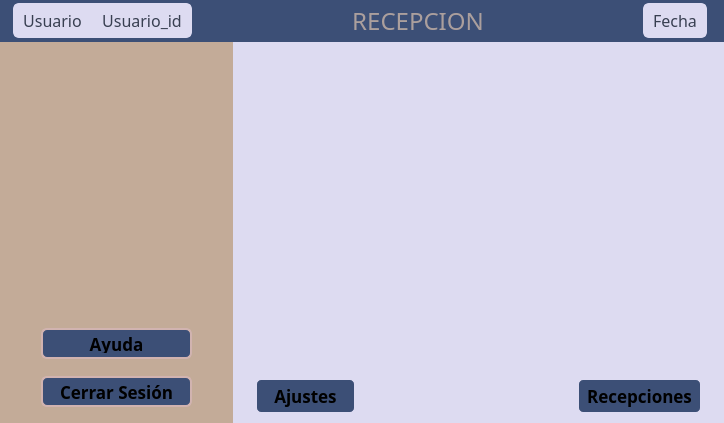
<?xml version="1.0" encoding="UTF-8"?>
<ui version="4.0">
 <class>reception</class>
 <widget class="QWidget" name="reception">
  <property name="geometry">
   <rect>
    <x>0</x>
    <y>0</y>
    <width>724</width>
    <height>421</height>
   </rect>
  </property>
  <property name="windowTitle">
   <string>Form</string>
  </property>
  <property name="styleSheet">
   <string notr="true">background-color: #dddbf1;</string>
  </property>
  <layout class="QVBoxLayout" name="verticalLayout">
   <property name="spacing">
    <number>0</number>
   </property>
   <property name="leftMargin">
    <number>0</number>
   </property>
   <property name="topMargin">
    <number>0</number>
   </property>
   <property name="rightMargin">
    <number>0</number>
   </property>
   <property name="bottomMargin">
    <number>0</number>
   </property>
   <item>
    <widget class="QWidget" name="widget" native="true">
     <property name="sizePolicy">
      <sizepolicy hsizetype="Preferred" vsizetype="Fixed">
       <horstretch>0</horstretch>
       <verstretch>0</verstretch>
      </sizepolicy>
     </property>
     <property name="styleSheet">
      <string notr="true">background-color: #3c4f76;
</string>
     </property>
     <layout class="QHBoxLayout" name="horizontalLayout">
      <property name="spacing">
       <number>0</number>
      </property>
      <property name="leftMargin">
       <number>0</number>
      </property>
      <property name="topMargin">
       <number>0</number>
      </property>
      <property name="rightMargin">
       <number>0</number>
      </property>
      <property name="bottomMargin">
       <number>0</number>
      </property>
      <item>
       <spacer name="horizontalSpacer">
        <property name="orientation">
         <enum>Qt::Orientation::Horizontal</enum>
        </property>
        <property name="sizeType">
         <enum>QSizePolicy::Policy::Fixed</enum>
        </property>
        <property name="sizeHint" stdset="0">
         <size>
          <width>13</width>
          <height>28</height>
         </size>
        </property>
       </spacer>
      </item>
      <item>
       <widget class="QLabel" name="label">
        <property name="sizePolicy">
         <sizepolicy hsizetype="Fixed" vsizetype="Fixed">
          <horstretch>0</horstretch>
          <verstretch>0</verstretch>
         </sizepolicy>
        </property>
        <property name="font">
         <font>
          <family>Bodoni MT</family>
          <pointsize>12</pointsize>
         </font>
        </property>
        <property name="styleSheet">
         <string notr="true">background-color: #dddbf1;
color: #383f51;

border: 2px solid #dddbf1;
border-top-left-radius: 6px;
border-bottom-left-radius: 6px;
border-top-right-radius: 0px;
border-bottom-right-radius: 0px;

padding: 4px 8px;</string>
        </property>
        <property name="text">
         <string>Usuario</string>
        </property>
        <property name="alignment">
         <set>Qt::AlignmentFlag::AlignCenter</set>
        </property>
       </widget>
      </item>
      <item>
       <widget class="QLabel" name="label_2">
        <property name="sizePolicy">
         <sizepolicy hsizetype="Fixed" vsizetype="Fixed">
          <horstretch>0</horstretch>
          <verstretch>0</verstretch>
         </sizepolicy>
        </property>
        <property name="font">
         <font>
          <family>Bodoni MT</family>
          <pointsize>12</pointsize>
         </font>
        </property>
        <property name="styleSheet">
         <string notr="true">background-color: #dddbf1;
color: #383f51;

border: 2px solid #dddbf1;
border-top-left-radius: 0px;
border-bottom-left-radius: 0px;
border-top-right-radius: 6px;
border-bottom-right-radius: 6px;

padding: 4px 8px;</string>
        </property>
        <property name="text">
         <string>Usuario_id</string>
        </property>
        <property name="alignment">
         <set>Qt::AlignmentFlag::AlignCenter</set>
        </property>
       </widget>
      </item>
      <item>
       <spacer name="horizontalSpacer_3">
        <property name="orientation">
         <enum>Qt::Orientation::Horizontal</enum>
        </property>
        <property name="sizeHint" stdset="0">
         <size>
          <width>147</width>
          <height>20</height>
         </size>
        </property>
       </spacer>
      </item>
      <item>
       <widget class="QLabel" name="label_4">
        <property name="font">
         <font>
          <family>Bodoni MT</family>
          <pointsize>18</pointsize>
         </font>
        </property>
        <property name="styleSheet">
         <string notr="true">color: #ab9f9d;

padding: 4px 8px;</string>
        </property>
        <property name="text">
         <string>RECEPCION</string>
        </property>
        <property name="alignment">
         <set>Qt::AlignmentFlag::AlignCenter</set>
        </property>
       </widget>
      </item>
      <item>
       <spacer name="horizontalSpacer_4">
        <property name="orientation">
         <enum>Qt::Orientation::Horizontal</enum>
        </property>
        <property name="sizeHint" stdset="0">
         <size>
          <width>147</width>
          <height>20</height>
         </size>
        </property>
       </spacer>
      </item>
      <item>
       <widget class="QLabel" name="label_3">
        <property name="sizePolicy">
         <sizepolicy hsizetype="Fixed" vsizetype="Fixed">
          <horstretch>0</horstretch>
          <verstretch>0</verstretch>
         </sizepolicy>
        </property>
        <property name="font">
         <font>
          <family>Bodoni MT</family>
          <pointsize>12</pointsize>
         </font>
        </property>
        <property name="styleSheet">
         <string notr="true">background-color: #dddbf1;
color: #383f51;

border: 2px solid #dddbf1;
border-radius:6px;

padding: 4px 8px;</string>
        </property>
        <property name="text">
         <string>Fecha</string>
        </property>
        <property name="alignment">
         <set>Qt::AlignmentFlag::AlignCenter</set>
        </property>
       </widget>
      </item>
      <item>
       <spacer name="horizontalSpacer_2">
        <property name="orientation">
         <enum>Qt::Orientation::Horizontal</enum>
        </property>
        <property name="sizeType">
         <enum>QSizePolicy::Policy::Fixed</enum>
        </property>
        <property name="sizeHint" stdset="0">
         <size>
          <width>17</width>
          <height>20</height>
         </size>
        </property>
       </spacer>
      </item>
     </layout>
    </widget>
   </item>
   <item>
    <layout class="QHBoxLayout" name="horizontalLayout_2">
     <property name="spacing">
      <number>0</number>
     </property>
     <item>
      <widget class="QWidget" name="reception_island" native="true">
       <property name="sizePolicy">
        <sizepolicy hsizetype="Preferred" vsizetype="Preferred">
         <horstretch>0</horstretch>
         <verstretch>0</verstretch>
        </sizepolicy>
       </property>
       <property name="minimumSize">
        <size>
         <width>231</width>
         <height>381</height>
        </size>
       </property>
       <property name="styleSheet">
        <string notr="true">background-color: #C3AB98</string>
       </property>
       <layout class="QVBoxLayout" name="verticalLayout_2">
        <property name="spacing">
         <number>9</number>
        </property>
        <property name="leftMargin">
         <number>9</number>
        </property>
        <property name="topMargin">
         <number>9</number>
        </property>
        <property name="rightMargin">
         <number>9</number>
        </property>
        <property name="bottomMargin">
         <number>9</number>
        </property>
        <item>
         <widget class="QWidget" name="reception_widget" native="true">
          <property name="minimumSize">
           <size>
            <width>211</width>
            <height>261</height>
           </size>
          </property>
         </widget>
        </item>
        <item>
         <spacer name="verticalSpacer">
          <property name="orientation">
           <enum>Qt::Orientation::Vertical</enum>
          </property>
          <property name="sizeType">
           <enum>QSizePolicy::Policy::Preferred</enum>
          </property>
          <property name="sizeHint" stdset="0">
           <size>
            <width>20</width>
            <height>9</height>
           </size>
          </property>
         </spacer>
        </item>
        <item>
         <layout class="QHBoxLayout" name="horizontalLayout_3">
          <property name="spacing">
           <number>0</number>
          </property>
          <item>
           <spacer name="horizontalSpacer_5">
            <property name="orientation">
             <enum>Qt::Orientation::Horizontal</enum>
            </property>
            <property name="sizeType">
             <enum>QSizePolicy::Policy::Preferred</enum>
            </property>
            <property name="sizeHint" stdset="0">
             <size>
              <width>28</width>
              <height>20</height>
             </size>
            </property>
           </spacer>
          </item>
          <item>
           <widget class="QPushButton" name="pushButton_3">
            <property name="sizePolicy">
             <sizepolicy hsizetype="Fixed" vsizetype="Fixed">
              <horstretch>0</horstretch>
              <verstretch>0</verstretch>
             </sizepolicy>
            </property>
            <property name="minimumSize">
             <size>
              <width>151</width>
              <height>31</height>
             </size>
            </property>
            <property name="maximumSize">
             <size>
              <width>151</width>
              <height>31</height>
             </size>
            </property>
            <property name="font">
             <font>
              <family>Bodoni MT</family>
              <pointsize>13</pointsize>
              <bold>true</bold>
             </font>
            </property>
            <property name="styleSheet">
             <string notr="true">background-color: #3c4f76;

border: 2px solid #d1b3b0;
border-radius:6px;
padding: 4px 8px;</string>
            </property>
            <property name="text">
             <string>Ayuda</string>
            </property>
           </widget>
          </item>
          <item>
           <spacer name="horizontalSpacer_6">
            <property name="orientation">
             <enum>Qt::Orientation::Horizontal</enum>
            </property>
            <property name="sizeType">
             <enum>QSizePolicy::Policy::Preferred</enum>
            </property>
            <property name="sizeHint" stdset="0">
             <size>
              <width>28</width>
              <height>20</height>
             </size>
            </property>
           </spacer>
          </item>
         </layout>
        </item>
        <item>
         <spacer name="verticalSpacer_2">
          <property name="orientation">
           <enum>Qt::Orientation::Vertical</enum>
          </property>
          <property name="sizeType">
           <enum>QSizePolicy::Policy::Preferred</enum>
          </property>
          <property name="sizeHint" stdset="0">
           <size>
            <width>20</width>
            <height>10</height>
           </size>
          </property>
         </spacer>
        </item>
        <item>
         <layout class="QHBoxLayout" name="horizontalLayout_4">
          <property name="spacing">
           <number>0</number>
          </property>
          <item>
           <spacer name="horizontalSpacer_7">
            <property name="orientation">
             <enum>Qt::Orientation::Horizontal</enum>
            </property>
            <property name="sizeType">
             <enum>QSizePolicy::Policy::Preferred</enum>
            </property>
            <property name="sizeHint" stdset="0">
             <size>
              <width>40</width>
              <height>20</height>
             </size>
            </property>
           </spacer>
          </item>
          <item>
           <widget class="QPushButton" name="end_session">
            <property name="sizePolicy">
             <sizepolicy hsizetype="Fixed" vsizetype="Fixed">
              <horstretch>0</horstretch>
              <verstretch>0</verstretch>
             </sizepolicy>
            </property>
            <property name="minimumSize">
             <size>
              <width>151</width>
              <height>31</height>
             </size>
            </property>
            <property name="maximumSize">
             <size>
              <width>151</width>
              <height>31</height>
             </size>
            </property>
            <property name="font">
             <font>
              <family>Bodoni MT</family>
              <pointsize>13</pointsize>
              <bold>true</bold>
             </font>
            </property>
            <property name="styleSheet">
             <string notr="true">background-color: #3c4f76;

border: 2px solid #d1b3b0;
border-radius:6px;
padding: 4px 8px;</string>
            </property>
            <property name="text">
             <string>Cerrar Sesión</string>
            </property>
           </widget>
          </item>
          <item>
           <spacer name="horizontalSpacer_8">
            <property name="orientation">
             <enum>Qt::Orientation::Horizontal</enum>
            </property>
            <property name="sizeType">
             <enum>QSizePolicy::Policy::Preferred</enum>
            </property>
            <property name="sizeHint" stdset="0">
             <size>
              <width>40</width>
              <height>20</height>
             </size>
            </property>
           </spacer>
          </item>
         </layout>
        </item>
        <item>
         <spacer name="verticalSpacer_3">
          <property name="orientation">
           <enum>Qt::Orientation::Vertical</enum>
          </property>
          <property name="sizeType">
           <enum>QSizePolicy::Policy::Preferred</enum>
          </property>
          <property name="sizeHint" stdset="0">
           <size>
            <width>20</width>
            <height>9</height>
           </size>
          </property>
         </spacer>
        </item>
       </layout>
      </widget>
     </item>
     <item>
      <widget class="QWidget" name="main_island" native="true">
       <property name="sizePolicy">
        <sizepolicy hsizetype="Preferred" vsizetype="Preferred">
         <horstretch>0</horstretch>
         <verstretch>0</verstretch>
        </sizepolicy>
       </property>
       <property name="minimumSize">
        <size>
         <width>491</width>
         <height>381</height>
        </size>
       </property>
       <property name="styleSheet">
        <string notr="true">background-color: #dddbf1;</string>
       </property>
       <layout class="QVBoxLayout" name="verticalLayout_3">
        <item>
         <widget class="QWidget" name="tables_widget" native="true">
          <property name="minimumSize">
           <size>
            <width>471</width>
            <height>321</height>
           </size>
          </property>
          <property name="styleSheet">
           <string notr="true">background-color: #dddbf1</string>
          </property>
         </widget>
        </item>
        <item>
         <layout class="QHBoxLayout" name="horizontalLayout_5">
          <item>
           <spacer name="horizontalSpacer_10">
            <property name="orientation">
             <enum>Qt::Orientation::Horizontal</enum>
            </property>
            <property name="sizeType">
             <enum>QSizePolicy::Policy::Preferred</enum>
            </property>
            <property name="sizeHint" stdset="0">
             <size>
              <width>13</width>
              <height>20</height>
             </size>
            </property>
           </spacer>
          </item>
          <item>
           <widget class="QPushButton" name="config_button">
            <property name="minimumSize">
             <size>
              <width>101</width>
              <height>31</height>
             </size>
            </property>
            <property name="font">
             <font>
              <family>Bodoni MT</family>
              <pointsize>13</pointsize>
              <bold>true</bold>
             </font>
            </property>
            <property name="styleSheet">
             <string notr="true">background-color: #3c4f76;

border: 2px solid #dddbf1;
border-radius:6px;
padding: 4px 8px;</string>
            </property>
            <property name="text">
             <string>Ajustes</string>
            </property>
           </widget>
          </item>
          <item>
           <spacer name="horizontalSpacer_9">
            <property name="orientation">
             <enum>Qt::Orientation::Horizontal</enum>
            </property>
            <property name="sizeHint" stdset="0">
             <size>
              <width>40</width>
              <height>20</height>
             </size>
            </property>
           </spacer>
          </item>
          <item>
           <widget class="QPushButton" name="reception_button">
            <property name="minimumSize">
             <size>
              <width>101</width>
              <height>31</height>
             </size>
            </property>
            <property name="font">
             <font>
              <family>Bodoni MT</family>
              <pointsize>13</pointsize>
              <bold>true</bold>
             </font>
            </property>
            <property name="styleSheet">
             <string notr="true">background-color: #3c4f76;

border: 2px solid #dddbf1;
border-radius:6px;
padding: 4px 8px;</string>
            </property>
            <property name="text">
             <string>Recepciones</string>
            </property>
           </widget>
          </item>
          <item>
           <spacer name="horizontalSpacer_11">
            <property name="orientation">
             <enum>Qt::Orientation::Horizontal</enum>
            </property>
            <property name="sizeType">
             <enum>QSizePolicy::Policy::Preferred</enum>
            </property>
            <property name="sizeHint" stdset="0">
             <size>
              <width>13</width>
              <height>20</height>
             </size>
            </property>
           </spacer>
          </item>
         </layout>
        </item>
       </layout>
      </widget>
     </item>
    </layout>
   </item>
  </layout>
 </widget>
 <resources/>
 <connections/>
</ui>
